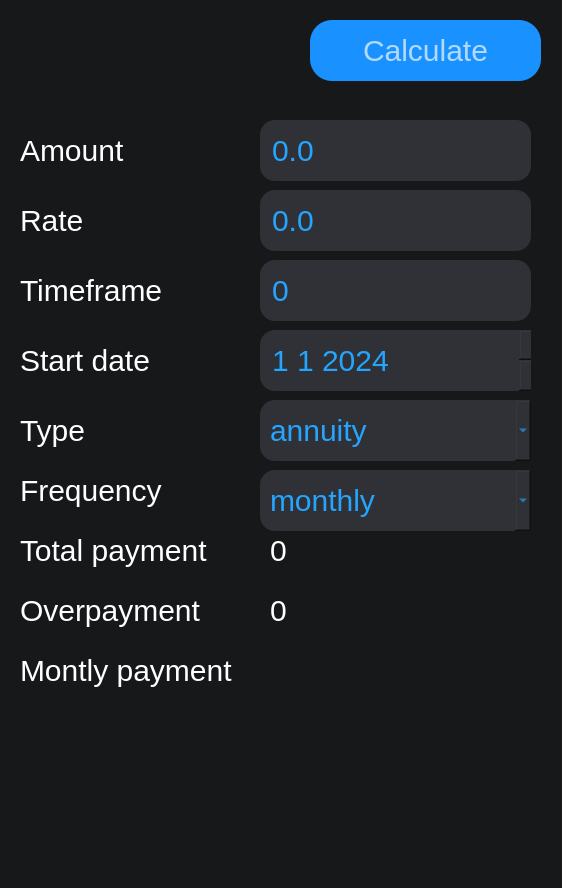
<?xml version="1.0" encoding="UTF-8"?>
<ui version="4.0">
 <class>CreditWindow</class>
 <widget class="QWidget" name="CreditWindow">
  <property name="geometry">
   <rect>
    <x>0</x>
    <y>0</y>
    <width>562</width>
    <height>888</height>
   </rect>
  </property>
  <property name="windowTitle">
   <string>SmartCalc v2.0</string>
  </property>
  <property name="styleSheet">
   <string notr="true">* {
	font-family: ubuntu;
	font-size: 30px;
	font-weight: 0px;
	color: white;
	text-align: center;
	vertical-align: center;
	border-radius: 22px;
	border: 0px;
}

QWidget {
	background-color: #17181a;
}

QPushButton {
	background-color: #1991ff;
	color: #b2daff;
}

QPushButton:pressed {
	background-color: #004787;
	color: #1a7cc0;
}

QSpinBox {
	border-radius: 15px;
	background-color: #303136;
	color: #24a5ff;
	padding-left: 10px;
	padding-right: 10px;
}

QDoubleSpinBox {
	border-radius: 15px;
	background-color: #303136;
	color: #24a5ff;
	padding-left: 10px;
	padding-right: 10px;
}

QDateEdit {
	border-radius: 15px;
	background-color: #303136;
	color: #24a5ff;
	padding-left: 10px;
	padding-right: 10px;
}

QDateEdit::up-arrow {
	border-radius: 15px;
	border-image: url(:/icons/icons/arrow_up.png);
	padding-right: 10px;
}

QDateEdit::down-arrow {
	border-radius: 15px;
	border-image: url(:/icons/icons/arrow_down.png);
	padding-right: 10px;
}

QDateEdit {
	border-radius: 15px;
	background-color: #303136;
	color: #24a5ff;
	padding-left: 10px;
	padding-right: 10px;
}

QComboBox {
	border-radius: 15px;
	background-color: #303136;
	color: #24a5ff;
	padding-left: 10px;
	padding-right: 10px;
}</string>
  </property>
  <widget class="QGroupBox" name="groupBox_3">
   <property name="geometry">
    <rect>
     <x>20</x>
     <y>20</y>
     <width>261</width>
     <height>61</height>
    </rect>
   </property>
   <property name="styleSheet">
    <string notr="true">QPushButton {
	font-size: 25px;
	border-radius: 28px;
	background-color: #303136;
	color: #24a5ff;
}

QPushButton:pressed {
	background-color: #004787;
	color: #1a7cc0;
}

QPushButton:disabled {
	background-color: #868686;
	color: #5a5a5a;
}</string>
   </property>
   <property name="title">
    <string/>
   </property>
   <widget class="QRadioButton" name="calcButton">
    <property name="geometry">
     <rect>
      <x>-30</x>
      <y>0</y>
      <width>71</width>
      <height>61</height>
     </rect>
    </property>
    <property name="styleSheet">
     <string notr="true">QRadioButton:indicator {
	background-color: #17181a;
}</string>
    </property>
    <property name="text">
     <string/>
    </property>
    <property name="icon">
     <iconset resource="resources.qrc">
      <normaloff>:/icons/icons/calc_off.png</normaloff>:/icons/icons/calc_off.png</iconset>
    </property>
    <property name="iconSize">
     <size>
      <width>60</width>
      <height>60</height>
     </size>
    </property>
    <property name="checked">
     <bool>false</bool>
    </property>
   </widget>
   <widget class="QRadioButton" name="graphicButton">
    <property name="geometry">
     <rect>
      <x>40</x>
      <y>0</y>
      <width>71</width>
      <height>61</height>
     </rect>
    </property>
    <property name="styleSheet">
     <string notr="true">QRadioButton:indicator {
	background-color: #17181a;
}</string>
    </property>
    <property name="text">
     <string/>
    </property>
    <property name="icon">
     <iconset resource="resources.qrc">
      <normaloff>:/icons/icons/graphic_off.png</normaloff>:/icons/icons/graphic_off.png</iconset>
    </property>
    <property name="iconSize">
     <size>
      <width>60</width>
      <height>60</height>
     </size>
    </property>
    <property name="checked">
     <bool>false</bool>
    </property>
   </widget>
   <widget class="QRadioButton" name="creditButton">
    <property name="geometry">
     <rect>
      <x>110</x>
      <y>0</y>
      <width>81</width>
      <height>61</height>
     </rect>
    </property>
    <property name="styleSheet">
     <string notr="true">QRadioButton:indicator {
	background-color: #17181a;
}</string>
    </property>
    <property name="text">
     <string/>
    </property>
    <property name="icon">
     <iconset resource="resources.qrc">
      <normaloff>:/icons/icons/credit_on.png</normaloff>:/icons/icons/credit_on.png</iconset>
    </property>
    <property name="iconSize">
     <size>
      <width>60</width>
      <height>60</height>
     </size>
    </property>
    <property name="checked">
     <bool>false</bool>
    </property>
   </widget>
   <widget class="QRadioButton" name="depositButton">
    <property name="geometry">
     <rect>
      <x>180</x>
      <y>0</y>
      <width>71</width>
      <height>61</height>
     </rect>
    </property>
    <property name="styleSheet">
     <string notr="true">QRadioButton:indicator {
	background-color: #17181a;
}</string>
    </property>
    <property name="text">
     <string/>
    </property>
    <property name="icon">
     <iconset resource="resources.qrc">
      <normaloff>:/icons/icons/deposit_off.png</normaloff>:/icons/icons/deposit_off.png</iconset>
    </property>
    <property name="iconSize">
     <size>
      <width>60</width>
      <height>60</height>
     </size>
    </property>
    <property name="checked">
     <bool>false</bool>
    </property>
   </widget>
   <zorder>depositButton</zorder>
   <zorder>calcButton</zorder>
   <zorder>creditButton</zorder>
   <zorder>graphicButton</zorder>
  </widget>
  <widget class="QLabel" name="label">
   <property name="geometry">
    <rect>
     <x>20</x>
     <y>130</y>
     <width>161</width>
     <height>41</height>
    </rect>
   </property>
   <property name="text">
    <string>Amount</string>
   </property>
  </widget>
  <widget class="QLabel" name="label_2">
   <property name="geometry">
    <rect>
     <x>20</x>
     <y>200</y>
     <width>161</width>
     <height>41</height>
    </rect>
   </property>
   <property name="text">
    <string>Rate</string>
   </property>
  </widget>
  <widget class="QLabel" name="label_3">
   <property name="geometry">
    <rect>
     <x>20</x>
     <y>270</y>
     <width>211</width>
     <height>41</height>
    </rect>
   </property>
   <property name="text">
    <string>Timeframe</string>
   </property>
  </widget>
  <widget class="QLabel" name="label_4">
   <property name="geometry">
    <rect>
     <x>20</x>
     <y>410</y>
     <width>161</width>
     <height>41</height>
    </rect>
   </property>
   <property name="text">
    <string>Type</string>
   </property>
  </widget>
  <widget class="QLabel" name="label_6">
   <property name="geometry">
    <rect>
     <x>20</x>
     <y>580</y>
     <width>201</width>
     <height>61</height>
    </rect>
   </property>
   <property name="text">
    <string>Overpayment</string>
   </property>
  </widget>
  <widget class="QLabel" name="label_7">
   <property name="geometry">
    <rect>
     <x>20</x>
     <y>520</y>
     <width>201</width>
     <height>61</height>
    </rect>
   </property>
   <property name="text">
    <string>Total payment</string>
   </property>
  </widget>
  <widget class="QLabel" name="overpayment">
   <property name="geometry">
    <rect>
     <x>270</x>
     <y>580</y>
     <width>261</width>
     <height>61</height>
    </rect>
   </property>
   <property name="text">
    <string>0</string>
   </property>
  </widget>
  <widget class="QLabel" name="total_payment">
   <property name="geometry">
    <rect>
     <x>270</x>
     <y>520</y>
     <width>261</width>
     <height>61</height>
    </rect>
   </property>
   <property name="text">
    <string>0</string>
   </property>
  </widget>
  <widget class="QTableWidget" name="m_payments">
   <property name="geometry">
    <rect>
     <x>265</x>
     <y>651</y>
     <width>271</width>
     <height>221</height>
    </rect>
   </property>
   <property name="columnCount">
    <number>0</number>
   </property>
   <attribute name="horizontalHeaderVisible">
    <bool>false</bool>
   </attribute>
  </widget>
  <widget class="QPushButton" name="calculate_button">
   <property name="geometry">
    <rect>
     <x>310</x>
     <y>20</y>
     <width>231</width>
     <height>61</height>
    </rect>
   </property>
   <property name="text">
    <string>Calculate</string>
   </property>
  </widget>
  <widget class="QSpinBox" name="timeframe">
   <property name="geometry">
    <rect>
     <x>260</x>
     <y>260</y>
     <width>271</width>
     <height>61</height>
    </rect>
   </property>
   <property name="buttonSymbols">
    <enum>QAbstractSpinBox::NoButtons</enum>
   </property>
   <property name="minimum">
    <number>0</number>
   </property>
   <property name="maximum">
    <number>999</number>
   </property>
   <property name="value">
    <number>0</number>
   </property>
  </widget>
  <widget class="QComboBox" name="type">
   <property name="geometry">
    <rect>
     <x>260</x>
     <y>400</y>
     <width>271</width>
     <height>61</height>
    </rect>
   </property>
   <item>
    <property name="text">
     <string>annuity</string>
    </property>
   </item>
   <item>
    <property name="text">
     <string>differential</string>
    </property>
   </item>
  </widget>
  <widget class="QLabel" name="label_8">
   <property name="geometry">
    <rect>
     <x>20</x>
     <y>640</y>
     <width>231</width>
     <height>61</height>
    </rect>
   </property>
   <property name="text">
    <string>Montly payment</string>
   </property>
  </widget>
  <widget class="QDoubleSpinBox" name="amount">
   <property name="geometry">
    <rect>
     <x>260</x>
     <y>120</y>
     <width>271</width>
     <height>61</height>
    </rect>
   </property>
   <property name="buttonSymbols">
    <enum>QAbstractSpinBox::NoButtons</enum>
   </property>
   <property name="decimals">
    <number>1</number>
   </property>
   <property name="maximum">
    <double>10000000000.000000000000000</double>
   </property>
  </widget>
  <widget class="QDoubleSpinBox" name="rate">
   <property name="geometry">
    <rect>
     <x>260</x>
     <y>190</y>
     <width>271</width>
     <height>61</height>
    </rect>
   </property>
   <property name="buttonSymbols">
    <enum>QAbstractSpinBox::NoButtons</enum>
   </property>
   <property name="decimals">
    <number>1</number>
   </property>
   <property name="maximum">
    <double>10000000000.000000000000000</double>
   </property>
  </widget>
  <widget class="QLabel" name="label_5">
   <property name="geometry">
    <rect>
     <x>20</x>
     <y>340</y>
     <width>161</width>
     <height>41</height>
    </rect>
   </property>
   <property name="text">
    <string>Start date</string>
   </property>
  </widget>
  <widget class="QDateEdit" name="date">
   <property name="geometry">
    <rect>
     <x>260</x>
     <y>330</y>
     <width>271</width>
     <height>61</height>
    </rect>
   </property>
   <property name="wrapping">
    <bool>false</bool>
   </property>
   <property name="frame">
    <bool>false</bool>
   </property>
   <property name="accelerated">
    <bool>false</bool>
   </property>
   <property name="minimumDate">
    <date>
     <year>2024</year>
     <month>1</month>
     <day>1</day>
    </date>
   </property>
   <property name="displayFormat">
    <string>d M yyyy</string>
   </property>
  </widget>
  <widget class="QComboBox" name="frequency">
   <property name="geometry">
    <rect>
     <x>260</x>
     <y>470</y>
     <width>271</width>
     <height>61</height>
    </rect>
   </property>
   <item>
    <property name="text">
     <string>monthly</string>
    </property>
   </item>
   <item>
    <property name="text">
     <string>quartaly</string>
    </property>
   </item>
   <item>
    <property name="text">
     <string>yearly</string>
    </property>
   </item>
  </widget>
  <widget class="QLabel" name="label_9">
   <property name="geometry">
    <rect>
     <x>20</x>
     <y>470</y>
     <width>161</width>
     <height>41</height>
    </rect>
   </property>
   <property name="text">
    <string>Frequency</string>
   </property>
  </widget>
  <widget class="QLabel" name="error_output">
   <property name="geometry">
    <rect>
     <x>20</x>
     <y>90</y>
     <width>521</width>
     <height>21</height>
    </rect>
   </property>
   <property name="styleSheet">
    <string notr="true">* {
	color: red;
	font-size: 16px;
}</string>
   </property>
   <property name="text">
    <string/>
   </property>
  </widget>
 </widget>
 <resources>
  <include location="resources.qrc"/>
 </resources>
 <connections/>
</ui>
